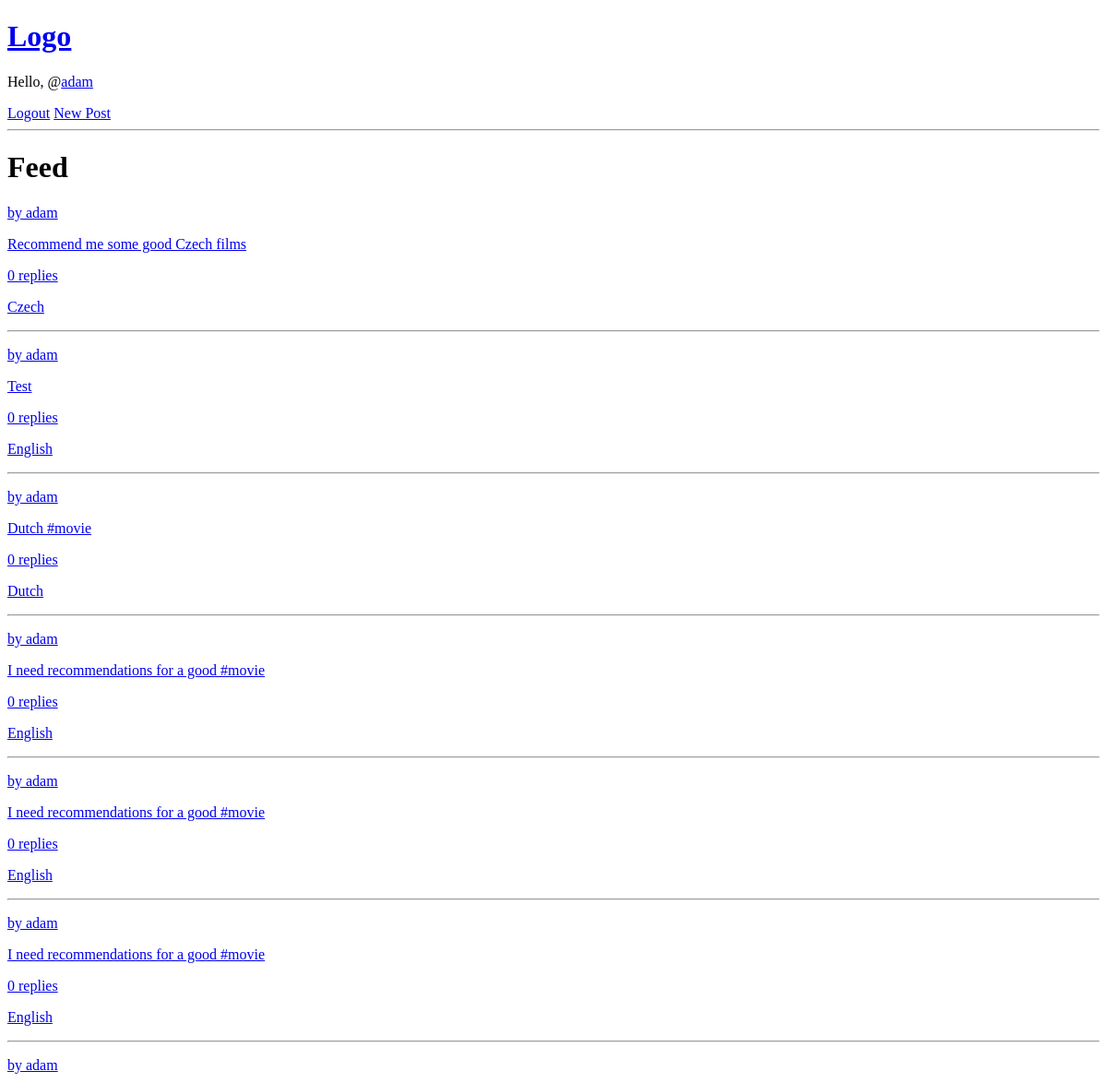
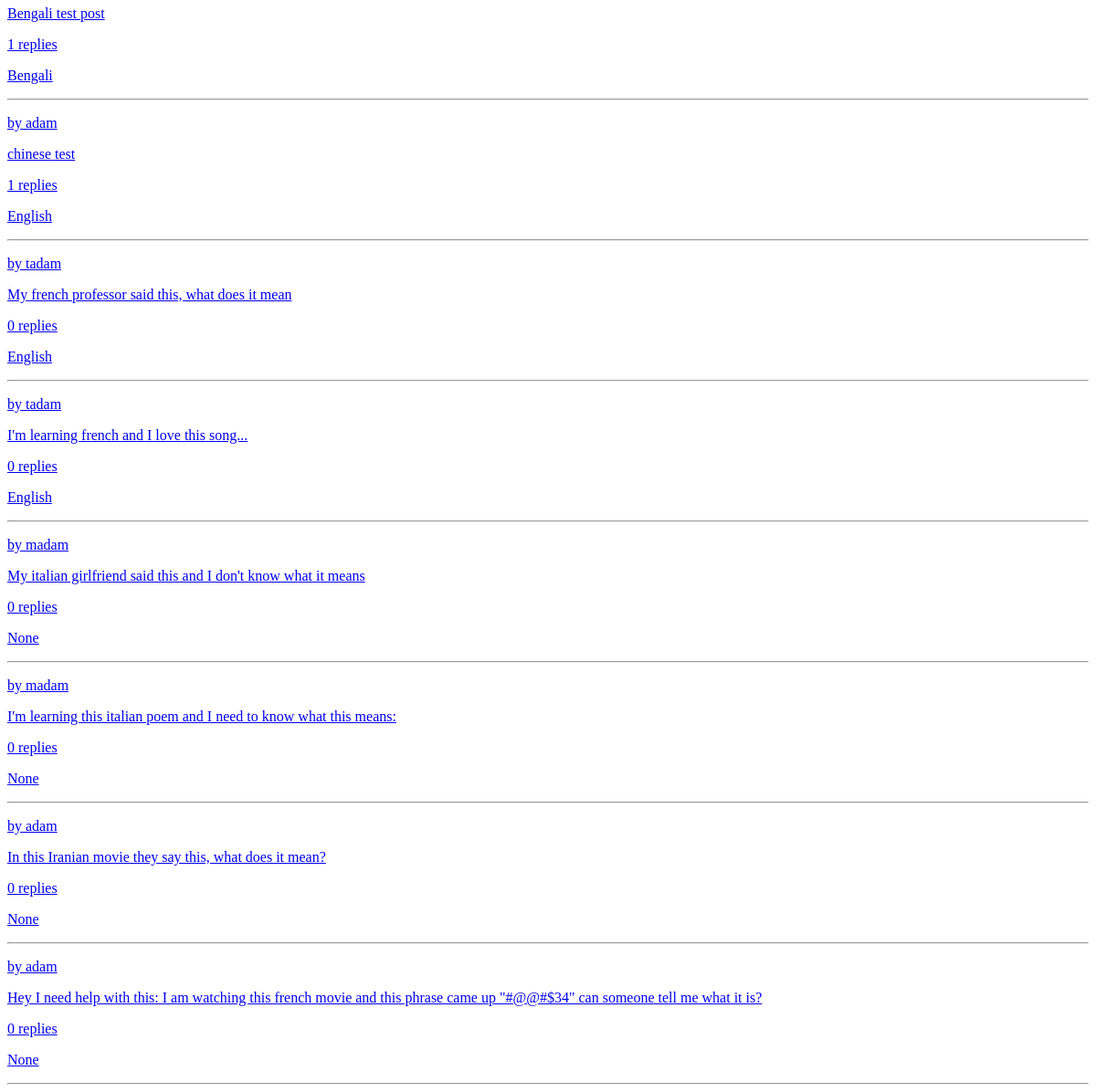
The app's page / (signed in) with its own data (2 pictures, top to bottom).
### base/models.py (models this page shows, shortened)
class Post(models.Model):
    author = models.ForeignKey(User, on_delete=models.SET_NULL, null=True)
    body = models.TextField(null=True, blank=True)
    language = models.ForeignKey(Language, on_delete=models.SET_NULL, null=True, blank=True)
    created = models.DateTimeField(auto_now_add=True)
    user_tags = models.CharField(max_length=255, blank=True)
    reply_count = models.PositiveIntegerField(default=0)
    tags = TaggableManager()
    class Meta:
        ordering = ['-created']

class Language(models.Model):
    name_english = models.CharField(max_length=100)
    name_native = models.CharField(max_length=100)
    def __str__(self):
        return self.name_english

### base/views.py (the view)
# urls.py: path('', views.home, name="home"),
def home(request):
    posts = Post.objects.all()
    context = {
        'posts': posts
    }
    return render(request, 'base/home.html', context)

### base/templates/base/home.html
{% extends 'main.html' %}
{% block content %}
<h1>Feed</h1>
{% for post in posts %}
<a href="{% url 'post' username=post.author.username pk=post.id  %}">
  <p>by {{ post.author }}</p>
  <p>{{ post.body }}</p>
  <p>{{ post.reply_count }} replies</p>
  <p>{{ post.language }}</p>
  <hr>
</a>
{% endfor %}
{% endblock content %}

### templates/navbar.html
<a href="/">
  <h1>Logo</h1>
</a>
{% if request.user.is_authenticated %}
<p>Hello, @<a href="{% url 'profile' request.user.id %}">{{ request.user.username }}</a></p>
<a href="{% url 'logout' %}">Logout</a>
<a href="{% url 'create-post' %}">New Post</a>
{% else %}
<a href="{% url 'login' %}">Login</a>
{% endif %}
<hr>

### records on screen
Post: author "adam", body "Recommend me some good Czech films", reply_count "0", language "Czech"
Post: author "adam", body "Test", reply_count "0", language "English"
Post: author "adam", body "Dutch #movie", reply_count "0", language "Dutch"
Post: author "adam", body "I need recommendations for a good #movie", reply_count "0", language "English"
Post: author "adam", body "I need recommendations for a good #movie", reply_count "0", language "English"
Post: author "adam", body "I need recommendations for a good #movie", reply_count "0", language "English"
Post: author "adam", body "Bengali test post", reply_count "1", language "Bengali"
Post: author "adam", body "chinese test", reply_count "1", language "English"
Post: author "tadam", body "My french professor said this, what does it mean", reply_count "0", language "English"
Post: author "tadam", body "I'm learning french and I love this song...", reply_count "0", language "English"
Post: author "madam", body "My italian girlfriend said this and I don't know what it means", reply_count "0", language "None"
Post: author "madam", body "I'm learning this italian poem and I need to know what this means:", reply_count "0", language "None"
Post: author "adam", body "In this Iranian movie they say this, what does it mean?", reply_count "0", language "None"
Post: author "adam", body "Hey I need help with this: I am watching this french movie and this phrase came up \"#@@#$34\" can someone tell me what it is?", reply_count "0", language "None"

### other values on screen
{{ request.user.username }} "adam"
